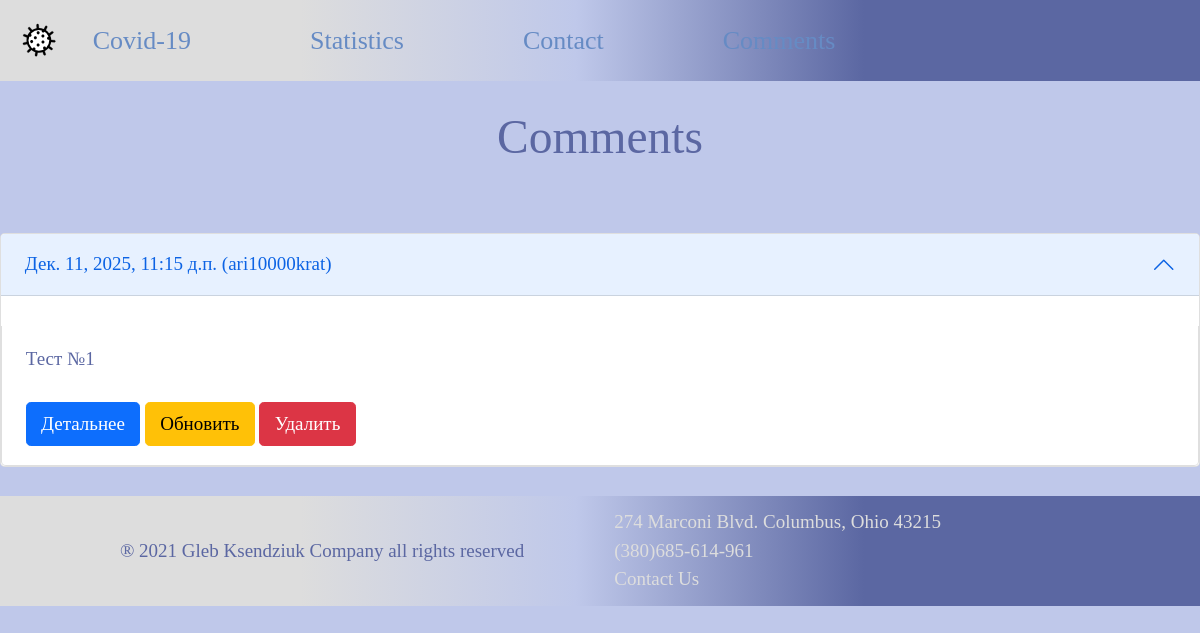
The page /comments/ on the database as committed earlier.
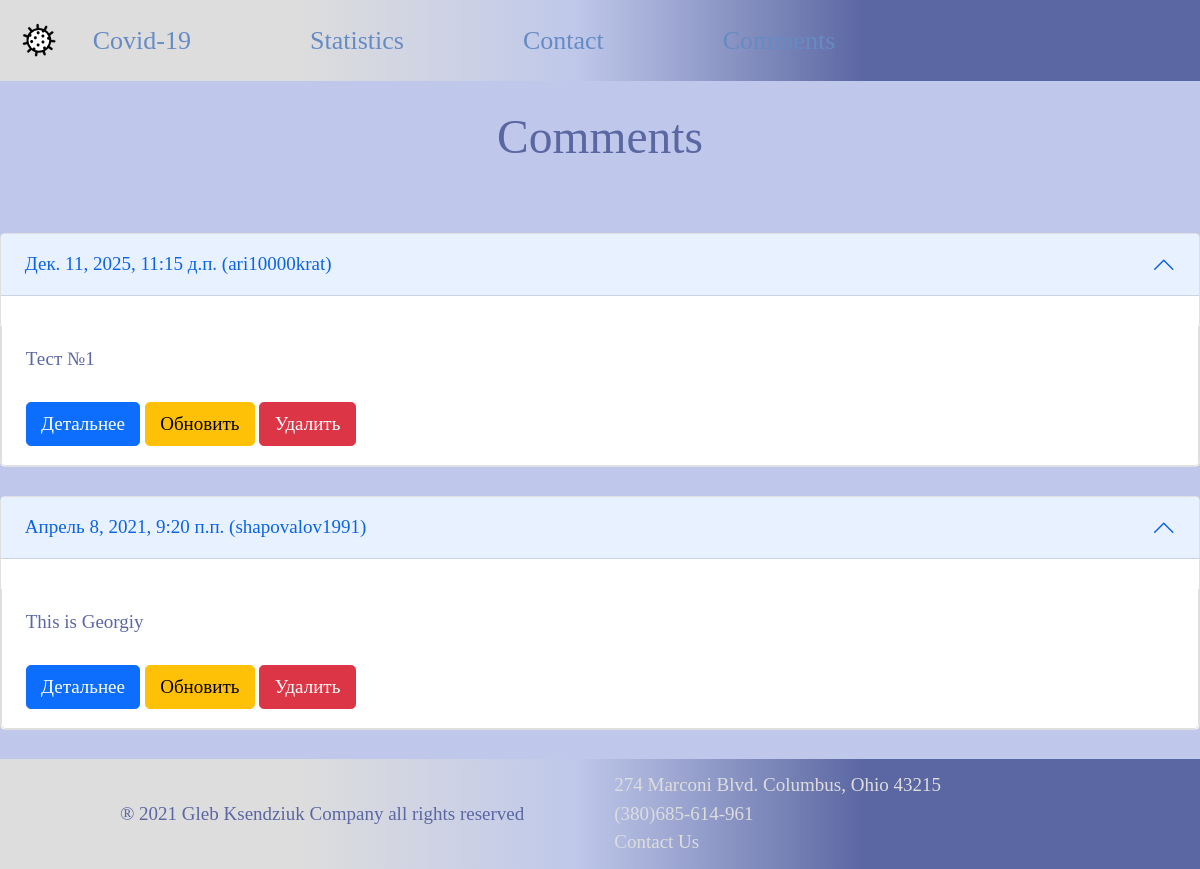
The same page on the database as committed later.
### covid/models.py (models this page shows, shortened)
class Article(models.Model):
    first_name = models.CharField('Имя', max_length=50)
    last_name = models.CharField('Фамилия', max_length=70)
    username = models.CharField('Псевдоним', max_length=50)
    city = models.CharField('Город', max_length=70)
    state = models.CharField('Штат', max_length=50)
    zip = models.CharField('Zip-code', max_length=50)
    comment = models.TextField('Комментарий')
    date = models.DateTimeField('Дата комментария')
    class Meta:
        verbose_name = 'Комментарий'
        verbose_name_plural = 'Комментарии'

### covid/views.py (the view)
# urls.py: path('comments/',views.comments,name='comments'),
def comments(request):
    comments = Article.objects.order_by('-date')
    return render(request, 'covid/comments.html', {'comments': comments})

### covid/templates/covid/comments.html (shortened to what this page needs)
{% extends 'covid/base.html' %}
{% block body %}
    <br>
    <h1 style='text-align:center'>Comments</h1>
    <br>
    <br>
        {%for el in comments%}
        <div class="accordion" id="accordionExample">
            <div class="accordion-item">
            <h2 class="accordion-header" >
                <button class="accordion-button" type="button" data-bs-toggle="collapse" data-bs-target="#collapseOne" aria-expanded="true" aria-controls="collapseOne">
                    {{el.date}} ({{el.username}})
                </button>
            </h2>
            <div id="collapseOne" class="accordion-collapse collapse show" aria-labelledby="headingOne" data-bs-parent="#accordionExample">
                <div class="accordion-body">
                    {{el.comment}}
                    <br>
                    <br>
                    <a href="{% url 'comments_detail' el.id %}" class='btn btn-primary'>Детальнее</a>
                    <a href="{% url 'commencts_update' el.id %}" class='btn btn-warning'>Обновить</a>
                    <a href="{% url 'commencts_delete' el.id %}" class='btn btn-danger'>Удалить</a>
                </div>
            </div>
            </div>
        </div>
        <br>
        {%endfor%}
{% endblock body %}

Rows that differ between the two databases and show on the page:
added Article: date "Апрель 8, 2021, 9:20 п.п.", username "shapovalov1991", comment "This is Georgiy"
